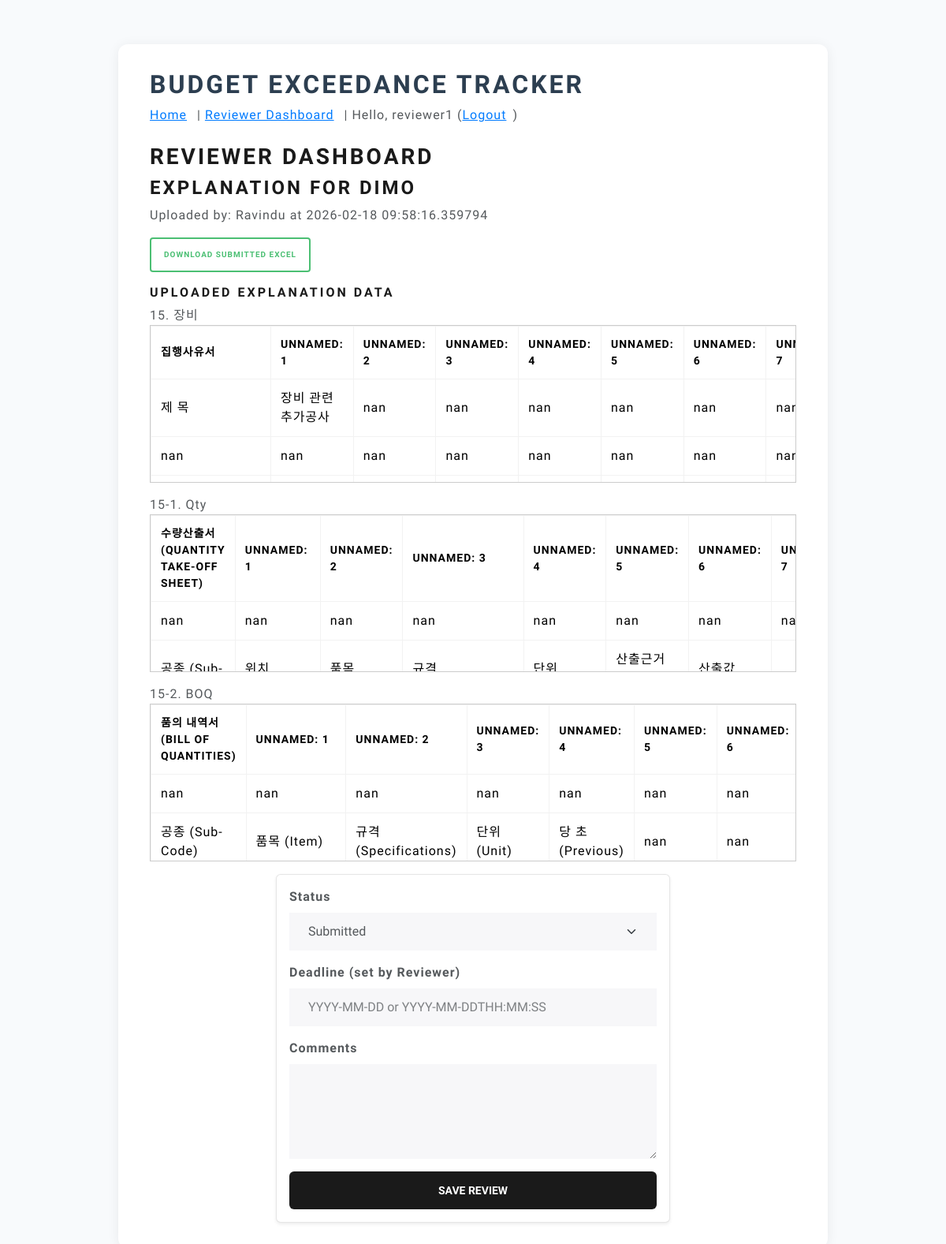
Page /review/2 (signed in) on the earlier database version.
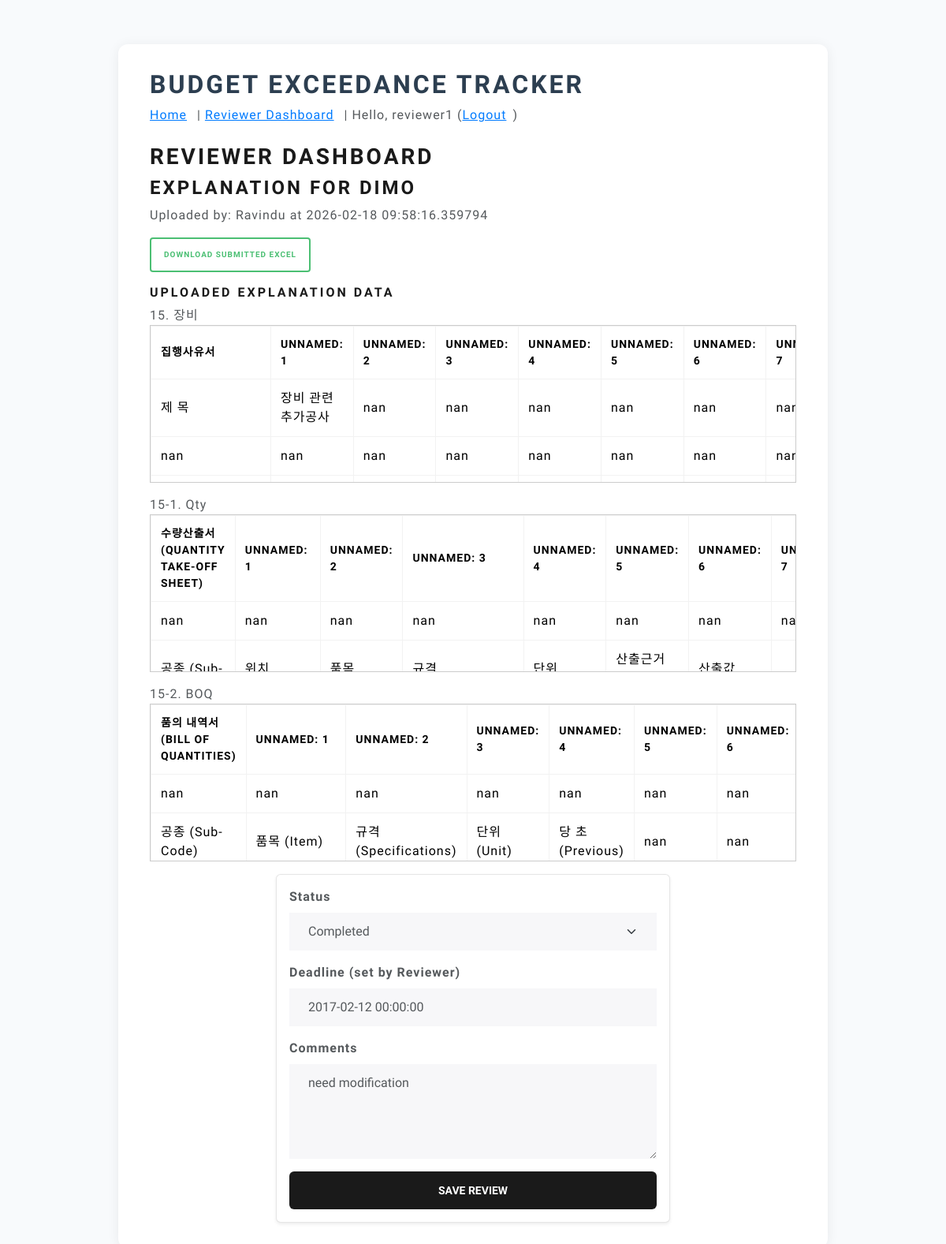
Same page on the later database version.
### models.py (models this page shows, shortened)
class User(UserMixin, db.Model):
    id = db.Column(db.Integer, primary_key=True)
    name = db.Column(db.String(120), nullable=False, unique=True)
    email = db.Column(db.String(200), nullable=True)
    role = db.Column(db.String(50), nullable=False)  # 'PIC' or 'Reviewer'
    password_hash = db.Column(db.String(200), nullable=True)

class Trade(db.Model):
    id = db.Column(db.Integer, primary_key=True)
    name = db.Column(db.String(200), unique=True, nullable=False)
    incharge = db.Column(db.String(120), nullable=True)

class Explanation(db.Model):
    id = db.Column(db.Integer, primary_key=True)
    trade_id = db.Column(db.Integer, db.ForeignKey('trade.id'), nullable=False)
    user_id = db.Column(db.Integer, db.ForeignKey('user.id'), nullable=False)
    filename = db.Column(db.String(300), nullable=True)
    data_json = db.Column(db.Text, nullable=True)  # parsed excel as JSON
    status = db.Column(db.String(50), default='Submitted')  # Submitted, Reviewed, Needs Changes
    reviewer_comments = db.Column(db.Text, nullable=True)
    deadline = db.Column(db.DateTime, nullable=True)
    uploaded_at = db.Column(db.DateTime, default=datetime.utcnow)
    trade = db.relationship('Trade', backref=db.backref('explanations', lazy=True))
    user = db.relationship('User', backref=db.backref('explanations', lazy=True))
    def get_data(self):
        try:
            return json.loads(self.data_json or '{}')
        except Exception:
            return {}

### app.py (the view, shortened to what this page needs)
    @app.route('/review/<int:explanation_id>', methods=['GET', 'POST'])
    @login_required
    def review_explanation(explanation_id):
        if current_user.role not in ('Reviewer', 'Admin'):
            flash('Only Reviewer or Admin can perform reviews', 'error')
            return redirect(url_for('review_dashboard'))
        expl = Explanation.query.get_or_404(explanation_id)
        data = expl.get_data()
        return render_template('reviewer.html', explanations=[expl], single=True, data=data)

### templates/reviewer.html (shortened to what this page needs)
{% extends 'base.html' %}
{% block content %}
  <h2>Reviewer Dashboard</h2>
  {% if single %}
    <h3>Explanation for {{ explanations[0].trade.name }}</h3>
    <p>Uploaded by: {{ explanations[0].user.name }} at {{ explanations[0].uploaded_at }}</p>
    {% if explanations[0].filename %}
      <a class="btn btn-outline-success btn-sm mb-3" href="/download/{{ explanations[0].id }}">
        Download Submitted Excel
      </a>
    {% endif %}
    <h5>Uploaded Explanation Data</h5>
    {% if data %}
      {% for sheet, rows in data.items() %}
        <div class="mb-3">
          <strong>{{ sheet }}</strong>
          {% if rows and rows|length > 0 %}
            <div style="max-height:200px; overflow:auto; border:1px solid #ccc;">
              <table class="table table-sm table-bordered">
                <thead>
                  <tr>
                    {% for col in rows[0].keys() %}<th>{{ col }}</th>{% endfor %}
                  </tr>
                </thead>
                <tbody>
                  {% for row in rows %}
                    <tr>
                      {% for col in rows[0].keys() %}<td>{{ row[col] }}</td>{% endfor %}
                    </tr>
                  {% endfor %}
                </tbody>
              </table>
            </div>
          {% else %}
            <div class="text-muted">No data in this sheet.</div>
          {% endif %}
        </div>
      {% endfor %}
    {% else %}
      <div class="text-muted">No explanation data uploaded.</div>
    {% endif %}
    <form method="post" class="p-3 rounded bg-light shadow-sm" style="max-width:500px;margin:auto;">
      <div class="mb-3">
        <label class="form-label">Status</label>
        <select name="status" class="form-select">
          <option {% if explanations[0].status=='Submitted' %}selected{% endif %}>Submitted</option>
          <option {% if explanations[0].status=='Completed' %}selected{% endif %}>Completed</option>
        </select>
      </div>
      <div class="mb-3">
        <label class="form-label">Deadline (set by Reviewer)</label>
        <input class="form-control" name="deadline" placeholder="YYYY-MM-DD or YYYY-MM-DDTHH:MM:SS" value="{{ explanations[0].deadline or '' }}" />
      </div>
      <div class="mb-3">
        <label class="form-label">Comments</label>
        <textarea name="comments" class="form-control" rows="4">{{ explanations[0].reviewer_comments or '' }}</textarea>
      </div>
      <button class="btn btn-primary w-100">Save Review</button>
    </form>
  {% endif %}
{% endblock %}

### templates/base.html (shortened to what this page needs)
<!doctype html>
<html lang="en">
  <head>
    <link href="https://cdn.jsdelivr.net/npm/bootstrap@5.3.2/dist/css/bootstrap.min.css" rel="stylesheet">
    <link href="https://cdn.jsdelivr.net/npm/bootswatch@5.3.2/dist/lux/bootstrap.min.css" rel="stylesheet">
  </head>
  <body class="p-4">
    <div class="container">
      <header class="mb-4">
        <h1>Budget Exceedance Tracker</h1>
        <nav>
          <a href="/">Home</a> | <a href="/review">Reviewer Dashboard</a>
          {% if current_user.is_authenticated %}
            | Hello, {{ current_user.name }} (<a href="/logout">Logout</a>)
          {% else %}
            | <a href="/login">Login</a> | <a href="/register">Register</a>
          {% endif %}
        </nav>
      </header>
      {% block content %}{% endblock %}
    </div>
  </body>
</html>

### templates/base.html (style rules this page uses)
body { background: #f8fafc; }
.container { max-width: 900px; background: #fff; border-radius: 12px; box-shadow: 0 2px 16px #0001; padding: 2rem 2.5rem; margin-top: 2rem; }
header h1 { font-weight: 700; color: #2c3e50; }
nav a { font-weight: 500; color: #007bff; margin-right: 0.5rem; }
.table th, .table td { vertical-align: middle; }
.btn-primary, .btn-outline-primary { border-radius: 6px; }
.form-label { font-weight: 600; }

Differences in the rows shown:
changed Explanation: status "Submitted" → "Completed"; deadline (not shown) → "2017-02-12 00:00:00"; comments (not shown) → "need modification"
